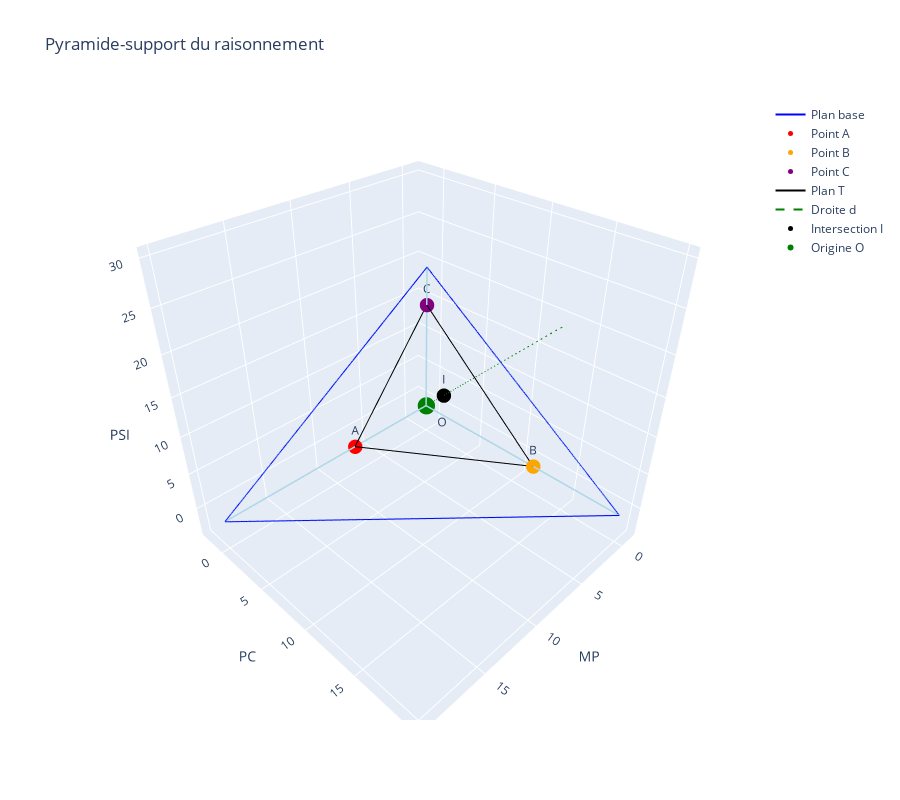

The cell this chart's notebook holds for it:
### Markdown cell above
La figure utilisée est donc une pyramide dont le sommet $O(0;0;0)$ est l'origine du repère orthonormé $(O;\vec{OA},\vec{OB},\vec{OC})$, où chaque axe correspond à un classement.

Les points $A(x_A;0;0)$, $B(0;y_B;0)$ et $C(0;0;z_C)$ représentent la position d'un élément unique sur les trois classements distincts.
Ces points forment un plan noté $T$ et de vecteur normal $\vec{n}\begin{pmatrix}a\\b\\c\end{pmatrix}$

On ajoute une droite $d$, passant par $O$ et dont le vecteur directeur $\vec{u}\begin{pmatrix}\lambda_A\\\lambda_B\\\lambda_C\end{pmatrix}$; $\lambda_A$, $\lambda_B$ et $\lambda_C$ étant les pondérations de chacun des classements.
Pour faciliter les calculs, on pose :
$$\lambda_A, \lambda_B, \lambda_C \in [0;1]\\\lambda_A+\lambda_B+\lambda_C=1$$

On note $I$ le point d'intersection de $d$ et $T$, et $f$ la distance $OI$.

### Code cell
# Traçage de la pyramide-support
import numpy as np
import plotly.graph_objects as go
import pandas as pd
import math

# Sommets pyramide
MP = np.array([20, 0, 0])
PC = np.array([0, 20, 0])
PSI = np.array([0, 0, 20])
O = np.array([0, 0, 0])  # Point optimal

# Points de classement
A = np.array([8, 0, 0])
B = np.array([0, 12, 0])
C = np.array([0, 0, 15])

# Direction de la droite d
w = np.array([1, 2, 3])

# Droite d : O + t*w
t_vals = np.linspace(-1, 10, 100)
d_points = np.array([t_vals * w[0], t_vals * w[1], t_vals * w[2]])

# Plan T : formé par A, B, C
# On calcule un point I tel que I ∈ d ∩ plan(A, B, C)
AB = B - A
AC = C - A
n = np.cross(AB, AC)  # vecteur normal au plan T

# Produit scalaire entre n et vecteur (I - A) = 0
# Soit I = t*w, on veut : <n, t*w - A> = 0 → t = <n, A> / <n, w>
numerateur = np.dot(n, A)
denominateur = np.dot(n, w)
t_I = numerateur / denominateur
I = t_I * w

fig = go.Figure()

# Tracer arêtes pyramide
for edge in [[O, MP], [O, PC], [O, PSI], [MP, PC], [PC, PSI], [PSI, MP]]:
    fig.add_trace(go.Scatter3d(
        x=[edge[0][0], edge[1][0]],
        y=[edge[0][1], edge[1][1]],
        z=[edge[0][2], edge[1][2]],
        mode='lines',
        line=dict(color='lightblue', width=3),
        showlegend=False
    ))

# Plan de base (MP-PC-PSI)
triangle = np.array([MP, PC, PSI, MP])
fig.add_trace(go.Scatter3d(
    x=triangle[:, 0],
    y=triangle[:, 1],
    z=triangle[:, 2],
    mode='lines',
    line=dict(color='blue', width=2),
    name='Plan base'
))

# Points A, B, C
for pt, name, color in zip([A, B, C], ["A", "B", "C"], ["red", "orange", "purple"]):
    fig.add_trace(go.Scatter3d(
        x=[pt[0]], y=[pt[1]], z=[pt[2]],
        mode='markers+text',
        marker=dict(size=5, color=color),
        text=[name],
        textposition="top center",
        name=f"Point {name}"
    ))

# Plan T (triangle ABC)
T_triangle = np.array([A, B, C, A])
fig.add_trace(go.Scatter3d(
    x=T_triangle[:, 0],
    y=T_triangle[:, 1],
    z=T_triangle[:, 2],
    mode='lines',
    line=dict(color='black', width=2),
    name='Plan T'
))

# Droite d
fig.add_trace(go.Scatter3d(
    x=d_points[0], y=d_points[1], z=d_points[2],
    mode='lines',
    line=dict(color='green', width=2, dash='dash'),
    name="Droite d"
))

# Point I (intersection)
fig.add_trace(go.Scatter3d(
    x=[I[0]], y=[I[1]], z=[I[2]],
    mode='markers+text',
    marker=dict(size=5, color='black'),
    text=["I"],
    textposition="top center",
    name="Intersection I"
))

# Point O
fig.add_trace(go.Scatter3d(
    x=[0], y=[0], z=[0],
    mode='markers+text',
    marker=dict(size=6, color='green'),
    text=["O"],
    textposition="bottom right",
    name="Origine O"
))

fig.update_layout(
    scene=dict(
        xaxis_title='MP',
        yaxis_title='PC',
        zaxis_title='PSI',
        aspectmode='cube'
    ),
    title="Pyramide-support du raisonnement",
    width=900,
    height=800
)

fig.show()

### Figure 1 — Plotly figure (JSON) as saved in the notebook; plotly's stock layout.template omitted (floating-point values rounded to 4 significant figures)
{"data": [{"line": {"color": "lightblue", "width": 3}, "mode": "lines", "showlegend": false, "type": "scatter3d", "x": [0, 20], "y": [0, 0], "z": [0, 0]}, {"line": {"color": "lightblue", "width": 3}, "mode": "lines", "showlegend": false, "type": "scatter3d", "x": [0, 0], "y": [0, 20], "z": [0, 0]}, {"line": {"color": "lightblue", "width": 3}, "mode": "lines", "showlegend": false, "type": "scatter3d", "x": [0, 0], "y": [0, 0], "z": [0, 20]}, {"line": {"color": "lightblue", "width": 3}, "mode": "lines", "showlegend": false, "type": "scatter3d", "x": [20, 0], "y": [0, 20], "z": [0, 0]}, {"line": {"color": "lightblue", "width": 3}, "mode": "lines", "showlegend": false, "type": "scatter3d", "x": [0, 0], "y": [20, 0], "z": [0, 20]}, {"line": {"color": "lightblue", "width": 3}, "mode": "lines", "showlegend": false, "type": "scatter3d", "x": [0, 20], "y": [0, 0], "z": [20, 0]}, {"line": {"color": "blue", "width": 2}, "mode": "lines", "name": "Plan base", "type": "scatter3d", "x": [20, 0, 0, 20], "y": [0, 20, 0, 0], "z": [0, 0, 20, 0]}, {"marker": {"color": "red", "size": 5}, "mode": "markers+text", "name": "Point A", "text": ["A"], "textposition": "top center", "type": "scatter3d", "x": [8], "y": [0], "z": [0]}, {"marker": {"color": "orange", "size": 5}, "mode": "markers+text", "name": "Point B", "text": ["B"], "textposition": "top center", "type": "scatter3d", "x": [0], "y": [12], "z": [0]}, {"marker": {"color": "purple", "size": 5}, "mode": "markers+text", "name": "Point C", "text": ["C"], "textposition": "top center", "type": "scatter3d", "x": [0], "y": [0], "z": [15]}, {"line": {"color": "black", "width": 2}, "mode": "lines", "name": "Plan T", "type": "scatter3d", "x": [8, 0, 0, 8], "y": [0, 12, 0, 0], "z": [0, 0, 15, 0]}, {"line": {"color": "green", "dash": "dash", "width": 2}, "mode": "lines", "name": "Droite d", "type": "scatter3d", "x": [-1.0, -0.8889, -0.7778, -0.6667, -0.5556, -0.4444, -0.3333, -0.2222, -0.1111, 0.0, 0.1111, 0.2222, 0.3333, 0.4444, 0.5556, 0.6667, 0.7778, 0.8889, 1.0, 1.111, 1.222, 1.333, 1.444, 1.556, 1.667, 1.778, 1.889, 2.0, 2.111, 2.222, 2.333, 2.444, 2.556, 2.667, 2.778, 2.889, 3.0, 3.111, 3.222, 3.333, 3.444, 3.556, 3.667, 3.778, 3.889, 4.0, 4.111, 4.222, 4.333, 4.444, 4.556, 4.667, 4.778, 4.889, 5.0, 5.111, 5.222, 5.333, 5.444, 5.556, 5.667, 5.778, 5.889, 6.0, 6.111, 6.222, 6.333, 6.444, 6.556, 6.667, 6.778, 6.889, 7.0, 7.111, 7.222, 7.333, 7.444, 7.556, 7.667, 7.778, 7.889, 8.0, 8.111, 8.222, 8.333, 8.444, 8.556, 8.667, 8.778, 8.889, 9.0, 9.111, 9.222, 9.333, 9.444, 9.556, 9.667, 9.778, 9.889, 10.0], "y": [-2.0, -1.778, -1.556, -1.333, -1.111, -0.8889, -0.6667, -0.4444, -0.2222, 0.0, 0.2222, 0.4444, 0.6667, 0.8889, 1.111, 1.333, 1.556, 1.778, 2.0, 2.222, 2.444, 2.667, 2.889, 3.111, 3.333, 3.556, 3.778, 4.0, 4.222, 4.444, 4.667, 4.889, 5.111, 5.333, 5.556, 5.778, 6.0, 6.222, 6.444, 6.667, 6.889, 7.111, 7.333, 7.556, 7.778, 8.0, 8.222, 8.444, 8.667, 8.889, 9.111, 9.333, 9.556, 9.778, 10.0, 10.22, 10.44, 10.67, 10.89, 11.11, 11.33, 11.56, 11.78, 12.0, 12.22, 12.44, 12.67, 12.89, 13.11, 13.33, 13.56, 13.78, 14.0, 14.22, 14.44, 14.67, 14.89, 15.11, 15.33, 15.56, 15.78, 16.0, 16.22, 16.44, 16.67, 16.89, 17.11, 17.33, 17.56, 17.78, 18.0, 18.22, 18.44, 18.67, 18.89, 19.11, 19.33, 19.56, 19.78, 20.0], "z": [-3.0, -2.667, -2.333, -2.0, -1.667, -1.333, -1.0, -0.6667, -0.3333, 0.0, 0.3333, 0.6667, 1.0, 1.333, 1.667, 2.0, 2.333, 2.667, 3.0, 3.333, 3.667, 4.0, 4.333, 4.667, 5.0, 5.333, 5.667, 6.0, 6.333, 6.667, 7.0, 7.333, 7.667, 8.0, 8.333, 8.667, 9.0, 9.333, 9.667, 10.0, 10.33, 10.67, 11.0, 11.33, 11.67, 12.0, 12.33, 12.67, 13.0, 13.33, 13.67, 14.0, 14.33, 14.67, 15.0, 15.33, 15.67, 16.0, 16.33, 16.67, 17.0, 17.33, 17.67, 18.0, 18.33, 18.67, 19.0, 19.33, 19.67, 20.0, 20.33, 20.67, 21.0, 21.33, 21.67, 22.0, 22.33, 22.67, 23.0, 23.33, 23.67, 24.0, 24.33, 24.67, 25.0, 25.33, 25.67, 26.0, 26.33, 26.67, 27.0, 27.33, 27.67, 28.0, 28.33, 28.67, 29.0, 29.33, 29.67, 30.0]}, {"marker": {"color": "black", "size": 5}, "mode": "markers+text", "name": "Intersection I", "text": ["I"], "textposition": "top center", "type": "scatter3d", "x": [2.034], "y": [4.068], "z": [6.102]}, {"marker": {"color": "green", "size": 6}, "mode": "markers+text", "name": "Origine O", "text": ["O"], "textposition": "bottom right", "type": "scatter3d", "x": [0], "y": [0], "z": [0]}], "layout": {"height": 800, "scene": {"aspectmode": "cube", "xaxis": {"title": {"text": "MP"}}, "yaxis": {"title": {"text": "PC"}}, "zaxis": {"title": {"text": "PSI"}}}, "title": {"text": "Pyramide-support du raisonnement"}, "width": 900}}
